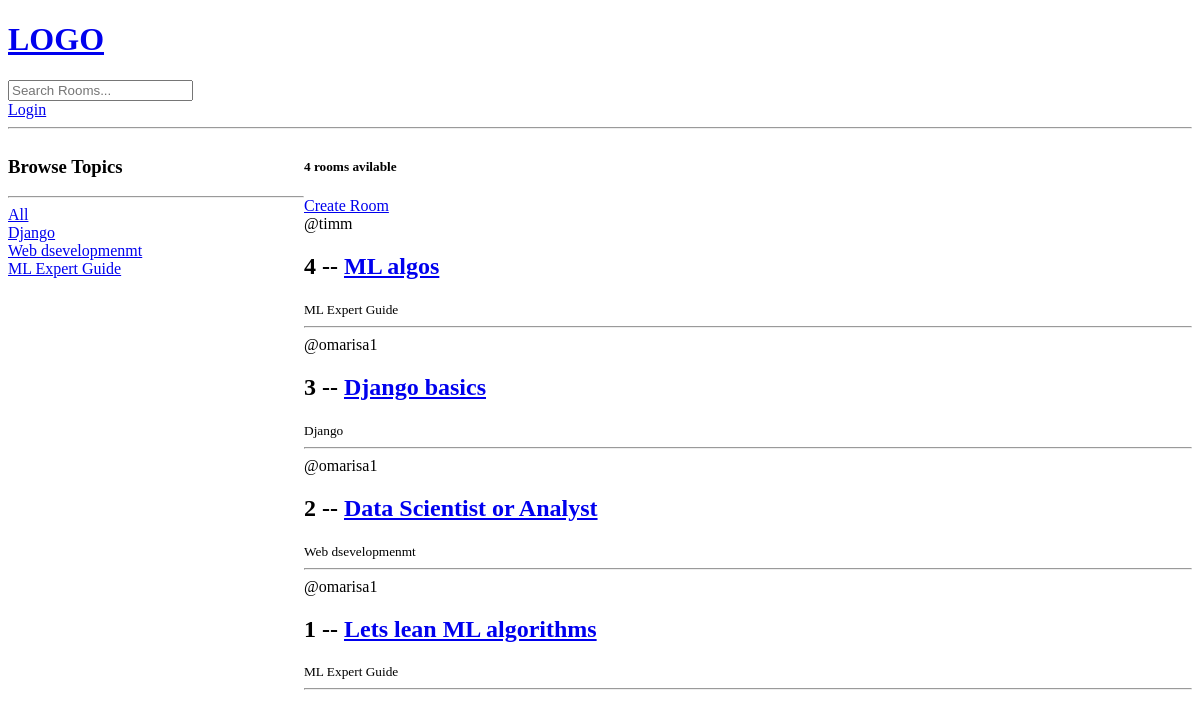
Before: / with the older database file.
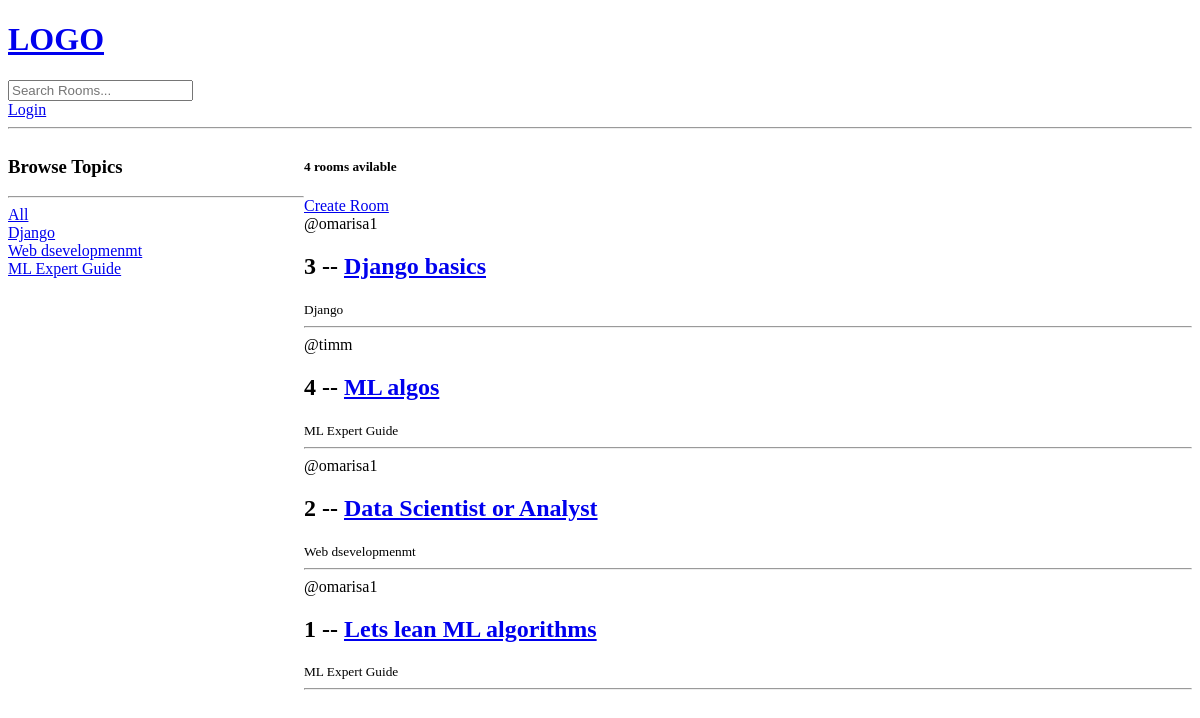
After: the same page with the newer database file.
### base/models.py (models this page shows, shortened)
class Topic(models.Model):
    name = models.CharField(max_length = 200)

class Room(models.Model):
    host = models.ForeignKey(User, on_delete = models.SET_NULL, null = True)
    topic = models.ForeignKey(Topic , on_delete = models.SET_NULL, null = True)
    name = models.CharField(max_length = 200)
    description = models.TextField(null = True, blank = True)
    participants = models.ManyToManyField(User, related_name = 'participants', blank=True)
    updated = models.DateTimeField(auto_now = True)
    created = models.DateTimeField(auto_now_add = True)
    class Meta:
        ordering = ['-updated','-created' ]

### base/views.py (the view)
# urls.py: path('', views.home, name = 'home'),
def home(request):
    q = request.GET.get('q') if request.GET.get('q') != None else ''
    rooms = Room.objects.filter(Q(topic__name__icontains = q)
                                | Q(name__icontains = q)
                                | Q(description__icontains = q))
    topics = Topic.objects.all()
    room_count = rooms.count()
    context = {'rooms': rooms, 'topics': topics, 'room_count': room_count }
    return render(request, 'base/home.html', context)

### base/templates/base/home.html (shortened to what this page needs)
{% extends 'main.html' %}
{% block content %}
<div class = "home-container">
    <div>
        <h3>Browse Topics</h3>
        <hr>
            <div>
                <a href = "{% url 'home' %}">All</a>
            </div>
        {% for topic in topics %}
            <div>
                <a href = "{% url 'home' %}?q={{topic.name}}">{{topic.name}}</a>
            </div>
        {% endfor %}
    </div>
    <div>
        <h5>{{room_count}} rooms avilable</h5>
        <a href = "{% url 'create-room' %}">Create Room </a>
        <div>
            {% for room in rooms%}
                <div>
                    <span>@{{room.host.username}}</span>
                    <h2>{{room.id}} -- <a href = '{% url "room" room.id %}'>{{room.name}}</a></h2>
                </div>
                <small>{{room.topic.name}}</small>
                <hr>
            {% endfor %}
        </div>
    </div>
</div>
{% endblock %}

### templates/main.html (shortened to what this page needs)
<!DOCTYPE html>
<html>
<head>
</head>
<body>
    {% include 'navbar.html' %}
    {% block content %}
    {% endblock %}
</body>
</html>

### templates/navbar.html
<a href = '/'>
    <h1>LOGO</h1>
</a>
<form method = "GET" action = "{% url 'home' %}">
    <input type = "text" name = "q" placeholder = "Search Rooms..." />
</form>
{% if request.user.is_authenticated %}
<p>Hello {{request.user}}</p>
<a href = "{% url 'logout' %}">Logout</a>
{% else %}
<a href = "{% url 'login' %}">Login</a>
{% endif %}
<hr>

### base/templates/base/home.html (style rules this page uses)
.home-container { display:grid; grid-template-columns: 1fr 3fr; }

Changed rows visible on the page:
changed Room "Django basics": moves up the list
